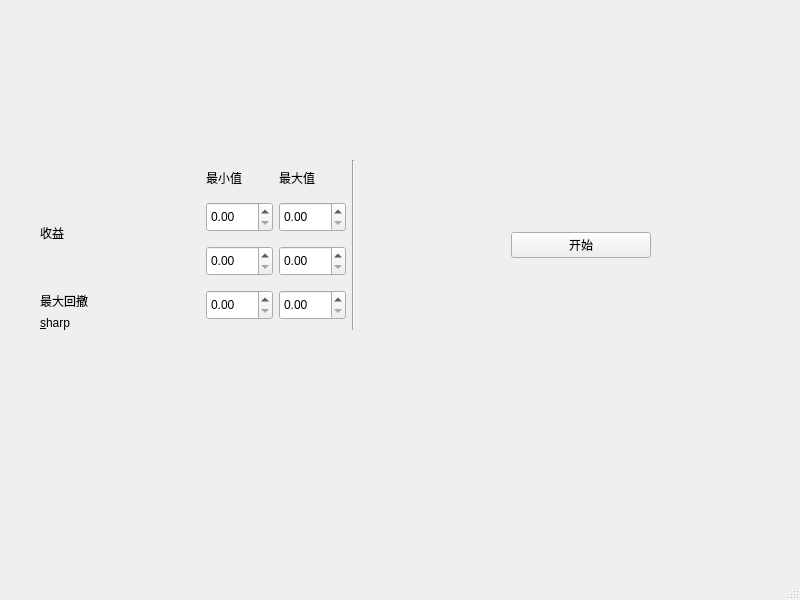
<?xml version="1.0" encoding="UTF-8"?>
<ui version="4.0">
 <class>MainWindow</class>
 <widget class="QMainWindow" name="MainWindow">
  <property name="enabled">
   <bool>true</bool>
  </property>
  <property name="geometry">
   <rect>
    <x>0</x>
    <y>0</y>
    <width>800</width>
    <height>600</height>
   </rect>
  </property>
  <property name="mouseTracking">
   <bool>false</bool>
  </property>
  <property name="windowTitle">
   <string>MainWindow</string>
  </property>
  <property name="animated">
   <bool>true</bool>
  </property>
  <property name="unifiedTitleAndToolBarOnMac">
   <bool>false</bool>
  </property>
  <widget class="QWidget" name="centralwidget">
   <widget class="QWidget" name="layoutWidget">
    <property name="geometry">
     <rect>
      <x>40</x>
      <y>160</y>
      <width>611</width>
      <height>170</height>
     </rect>
    </property>
    <layout class="QHBoxLayout" name="horizontalLayout">
     <item>
      <layout class="QVBoxLayout" name="verticalLayout">
       <item>
        <widget class="QLabel" name="label_6">
         <property name="text">
          <string/>
         </property>
        </widget>
       </item>
       <item>
        <widget class="QLabel" name="label_3">
         <property name="sizePolicy">
          <sizepolicy hsizetype="Preferred" vsizetype="Preferred">
           <horstretch>0</horstretch>
           <verstretch>1</verstretch>
          </sizepolicy>
         </property>
         <property name="text">
          <string>收益</string>
         </property>
        </widget>
       </item>
       <item>
        <widget class="QLabel" name="label_4">
         <property name="text">
          <string>最大回撤</string>
         </property>
        </widget>
       </item>
       <item>
        <widget class="QLabel" name="label_5">
         <property name="text">
          <string>&amp;sharp</string>
         </property>
         <property name="buddy">
          <cstring>doubleSpinBox_sharp_min</cstring>
         </property>
        </widget>
       </item>
      </layout>
     </item>
     <item>
      <spacer name="verticalSpacer">
       <property name="orientation">
        <enum>Qt::Vertical</enum>
       </property>
       <property name="sizeHint" stdset="0">
        <size>
         <width>20</width>
         <height>168</height>
        </size>
       </property>
      </spacer>
     </item>
     <item>
      <layout class="QGridLayout" name="gridLayout">
       <item row="0" column="0">
        <widget class="QLabel" name="label">
         <property name="text">
          <string>最小值</string>
         </property>
        </widget>
       </item>
       <item row="0" column="1">
        <widget class="QLabel" name="label_2">
         <property name="maximumSize">
          <size>
           <width>16777215</width>
           <height>20</height>
          </size>
         </property>
         <property name="text">
          <string>最大值</string>
         </property>
        </widget>
       </item>
       <item row="1" column="0">
        <widget class="QDoubleSpinBox" name="doubleSpinBox_returns_min">
         <property name="minimumSize">
          <size>
           <width>0</width>
           <height>30</height>
          </size>
         </property>
        </widget>
       </item>
       <item row="1" column="1">
        <widget class="QDoubleSpinBox" name="doubleSpinBox_returns_max">
         <property name="minimumSize">
          <size>
           <width>0</width>
           <height>30</height>
          </size>
         </property>
        </widget>
       </item>
       <item row="2" column="0">
        <widget class="QDoubleSpinBox" name="doubleSpinBox_maxdrawdown_min">
         <property name="minimumSize">
          <size>
           <width>0</width>
           <height>30</height>
          </size>
         </property>
        </widget>
       </item>
       <item row="2" column="1">
        <widget class="QDoubleSpinBox" name="doubleSpinBox_maxdrawdown_max">
         <property name="minimumSize">
          <size>
           <width>0</width>
           <height>30</height>
          </size>
         </property>
        </widget>
       </item>
       <item row="3" column="0">
        <widget class="QDoubleSpinBox" name="doubleSpinBox_sharp_min">
         <property name="minimumSize">
          <size>
           <width>0</width>
           <height>30</height>
          </size>
         </property>
        </widget>
       </item>
       <item row="3" column="1">
        <widget class="QDoubleSpinBox" name="doubleSpinBox_sharp_max">
         <property name="minimumSize">
          <size>
           <width>0</width>
           <height>30</height>
          </size>
         </property>
        </widget>
       </item>
      </layout>
     </item>
     <item>
      <widget class="Line" name="line">
       <property name="orientation">
        <enum>Qt::Vertical</enum>
       </property>
      </widget>
     </item>
     <item>
      <spacer name="horizontalSpacer">
       <property name="orientation">
        <enum>Qt::Horizontal</enum>
       </property>
       <property name="sizeType">
        <enum>QSizePolicy::Preferred</enum>
       </property>
       <property name="sizeHint" stdset="0">
        <size>
         <width>150</width>
         <height>20</height>
        </size>
       </property>
      </spacer>
     </item>
     <item>
      <widget class="QPushButton" name="pushButton">
       <property name="text">
        <string>开始</string>
       </property>
      </widget>
     </item>
    </layout>
   </widget>
  </widget>
  <widget class="QMenuBar" name="menubar">
   <property name="geometry">
    <rect>
     <x>0</x>
     <y>0</y>
     <width>800</width>
     <height>31</height>
    </rect>
   </property>
  </widget>
  <widget class="QStatusBar" name="statusbar"/>
 </widget>
 <tabstops>
  <tabstop>doubleSpinBox_returns_min</tabstop>
  <tabstop>doubleSpinBox_returns_max</tabstop>
  <tabstop>doubleSpinBox_maxdrawdown_min</tabstop>
  <tabstop>doubleSpinBox_maxdrawdown_max</tabstop>
  <tabstop>doubleSpinBox_sharp_min</tabstop>
  <tabstop>doubleSpinBox_sharp_max</tabstop>
  <tabstop>pushButton</tabstop>
 </tabstops>
 <resources/>
 <connections/>
</ui>
